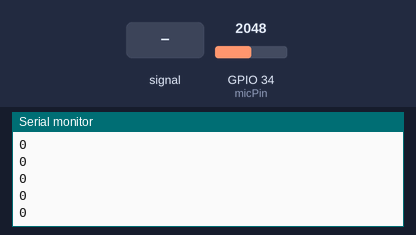
This sketch was run on a simulated ESP32. On the bench: the last lines printed to the serial monitor. Inputs (shaded band) come from the test bench; at power-on: GPIO 34 (micPin) = 2048.

Above: at 1.2 s.
1.3 s: GPIO 34 (micPin) fed a 200 Hz sine of ±327 counts around its level
At 1.32 s:
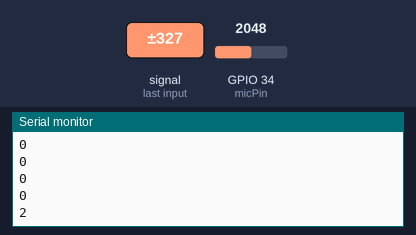
2.8 s: GPIO 34 (micPin) set to 2866
At 2.82 s:
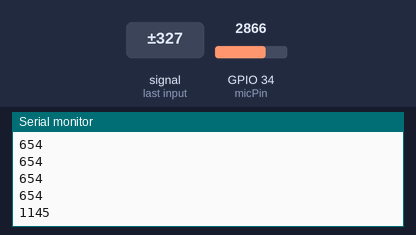
4.3 s: GPIO 34 (micPin) fed a 1000 Hz sine of ±1023 counts around its level
At 4.32 s:
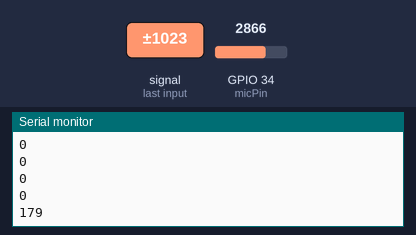
5.8 s: GPIO 34 (micPin) set to 4095
At 5.82 s:
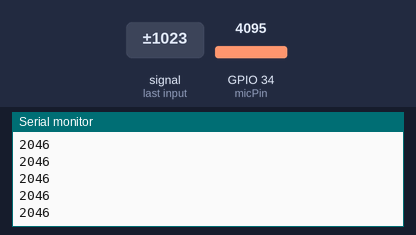
Timing chart, 0 to 8.3 s (numbered marks = the images above; inputs shaded):
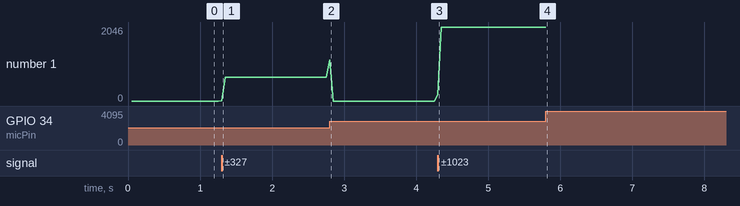

The sketch:

microphone.ino
```cpp
/*
  GY-MAX9814 Microphone Unit Test (ESP32)
  Calculates the peak-to-peak volume amplitude over 50ms windows.
*/

/*
Connect VIN to 3.3V
Connect GND to GND
Connect OUT to D34
*/

const int sampleWindow = 50;
const int micPin = 34;

unsigned int sample;

void setup() {
  // Set to 115200 to avoid boot gibberish!
  Serial.begin(115200);
}

void loop() {
  unsigned long startMillis = millis();
  unsigned int signalMax = 0;
  unsigned int signalMin = 4095;
  while (millis() - startMillis < sampleWindow) {
    sample = analogRead(micPin);
    if (sample < 4095) {
      if (sample > signalMax) {
        signalMax = sample;
      }
      else if (sample < signalMin) {
        signalMin = sample;
      }
    }
  }
  unsigned int peakToPeak = signalMax - signalMin;
  Serial.println(peakToPeak);
}
```

Measured:
- after the input at 1.3 s, the serial monitor: prints a new line at once (image 1)
- after the input at 2.8 s, the serial monitor: prints a new line at once (image 2)
- after the input at 4.3 s, the serial monitor: prints a new line at once (image 3)
- plotted number 1: 0 → 654 after the input at 1.3 s, 0 → 2046 after the input at 4.3 s
